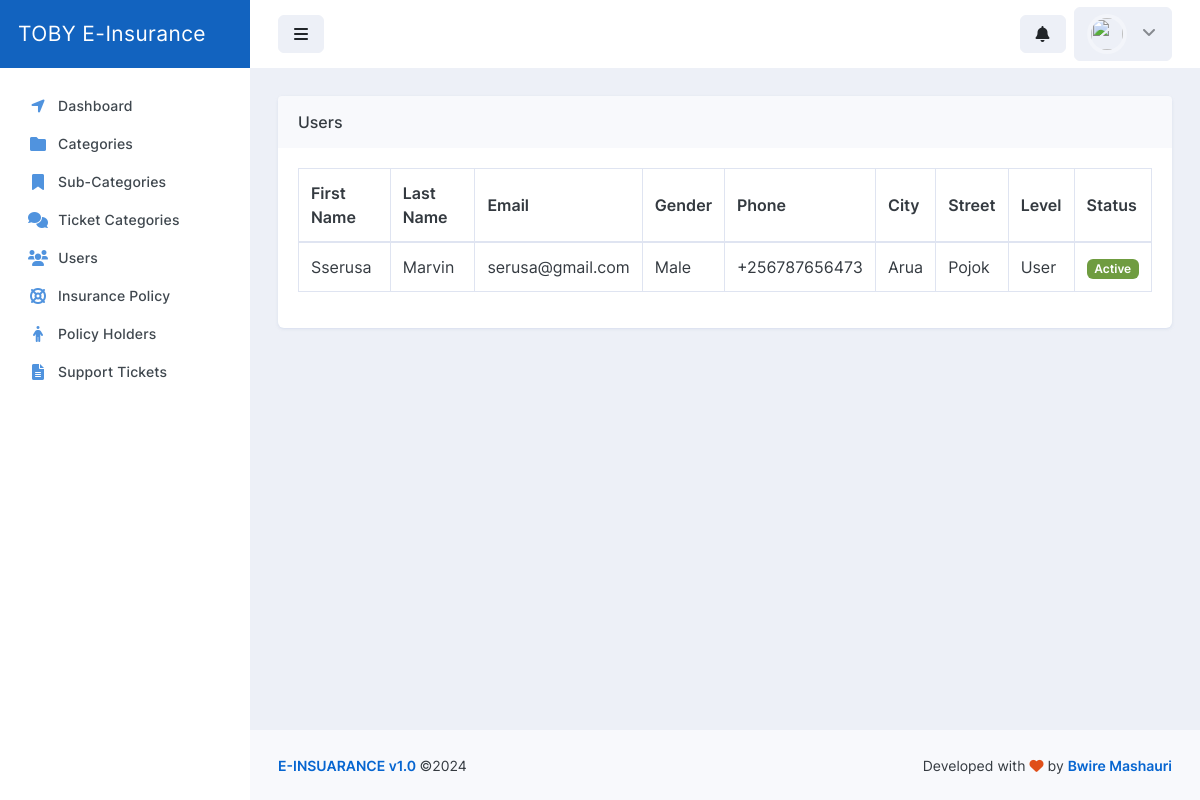
Page /Script/staff/pages/users.php on the committed database.
### tables this page shows
CREATE TABLE `tbl_users` (
  `id` int(10) NOT NULL,
  `first_name` varchar(70) NOT NULL DEFAULT 'Grace',
  `last_name` varchar(70) NOT NULL DEFAULT 'Kway',
  `gender` varchar(6) NOT NULL DEFAULT 'Female',
  `phone` varchar(70) NOT NULL DEFAULT '+255765435392',
  `city` varchar(70) NOT NULL DEFAULT '-',
  `street` varchar(70) NOT NULL DEFAULT '-',
  `email` varchar(70) NOT NULL DEFAULT 'gracekway76@gmail.com',
  `login` varchar(255) NOT NULL DEFAULT '$2y$10$8mhOTnS7vo9xou44cbm05.ylOSrV5B2XnAWIjp6WO2991qpSNU2ne',
  `level` int(2) NOT NULL DEFAULT 2 COMMENT '0 = Admin, 1 = Staff, 2 = User',
  `status` int(2) NOT NULL DEFAULT 1 COMMENT '1 = Active, 0 = Inactive',
  PRIMARY KEY (`id`)
);

### Script/staff/pages/users.php (the view, shortened to what this page needs)
<!doctype html>
<html lang="en">
<head>
<link rel="stylesheet" id="css-main" href="assets/css/dashmix.min-5.4.css">
<link rel="stylesheet" href="assets/js/plugins/datatables-bs5/css/dataTables.bootstrap5.min.css">
<link rel="stylesheet" href="assets/js/plugins/datatables-buttons-bs5/css/buttons.bootstrap5.min.css">
<link rel="stylesheet" href="assets/js/plugins/datatables-responsive-bs5/css/responsive.bootstrap5.min.css">
<link type="text/css" rel="stylesheet" href="assets/loader/waitMe.css">
<?php if (Theme !== "") { print '<link rel="stylesheet" id="css-theme" href="assets/css/themes/'.Theme.'">'; } ?>
</head>
<body>
<div id="page-container" class="sidebar-o <?php echo Header; ?> enable-page-overlay side-scroll <?php echo Sidebar; ?> <?php echo PageHeader; ?> <?php echo Sidebar_Min; ?> <?php echo Sidebar_Pos; ?> <?php echo Header; ?> <?php echo MainContent; ?>">
<?php require_once('main_nav.php'); ?>
<main id="main-container">
<div class="content">
<div class="block block-rounded">
<div class="block-header block-header-default">
<h3 class="block-title">
Users
</h3>
</div>
<div class="block-content block-content-full">
<table class="table table-bordered table-vcenter js-dataTable-buttons">
<thead>
<tr>
<th>First Name</th>
<th>Last Name</th>
<th>Email</th>
<th>Gender</th>
<th>Phone</th>
<th>City</th>
<th>Street</th>
<th>Level</th>
<th style="width: 5%;">Status</th>
</tr>
</thead>
<tbody>
<?php
try {
$conn = new PDO('mysql:host='.DBHost.';dbname='.DBName.';charset='.DBCharset.';collation='.DBCollation.';prefix='.DBPrefix.'', DBUser, DBPass);
$conn->setAttribute(PDO::ATTR_ERRMODE, PDO::ERRMODE_EXCEPTION);
$stmt = $conn->prepare("SELECT * FROM tbl_users WHERE level = '2' ORDER BY first_name");
$stmt->execute();
$result = $stmt->fetchAll();
foreach($result as $row)
{
?>
<tr>
<td class="">
<?php echo $row[1]; ?>
</td>
<td class="">
<?php echo $row[2]; ?>
</td>
<td class="">
<?php echo $row[7]; ?>
</td>
<td class="">
<?php echo $row[3]; ?>
</td>
<td class="">
<?php echo $row[4]; ?>
</td>
<td class="">
<?php echo $row[5]; ?>
</td>
<td class="">
<?php echo $row[6]; ?>
</td>
<td class="">
<?php
switch ($row[9]) {
case '2':
?>User<?php
break;
?>Staff<?php
}
?>
</td>
<td class=" text-center">
<?php
switch ($row[10]) {
case '1':
?><span class="badge bg-success">Active</span><?php
break;
?><span class="badge bg-danger">Inactive</span><?php
}
?>
</td>
</tr>
<?php
}
}catch(PDOException $e)
{
echo "Connection failed: " . $e->getMessage();
}
?>
</tbody>
</table>
</div>
</div>
</div>
</main>
</div>
</body>
</html>

### rows in the picture
tbl_users: first_name "Sserusa", last_name "Marvin", email "serusa@gmail.com", gender "Male", phone "+256787656473", city "Arua", street "Pojok", level "User", status "Active"
